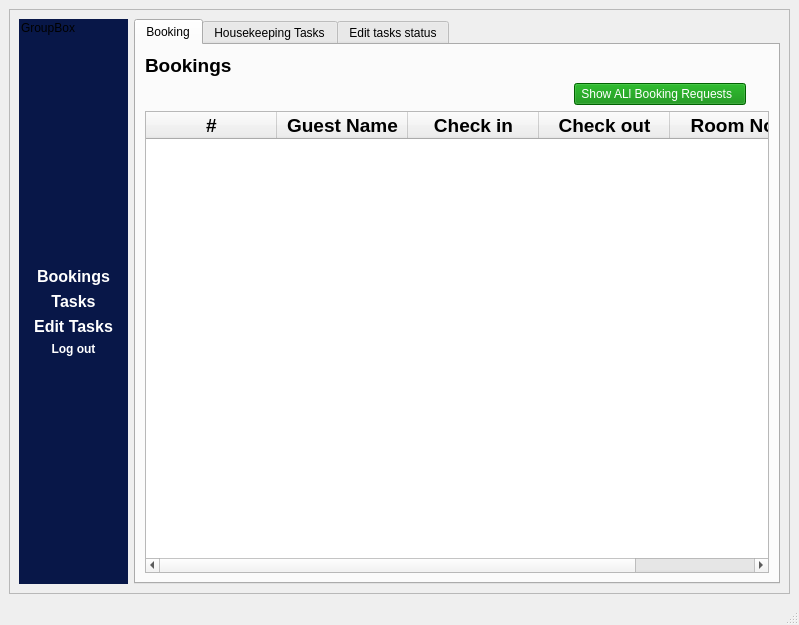
<?xml version="1.0" encoding="UTF-8"?>
<ui version="4.0">
 <class>MainWindow</class>
 <widget class="QMainWindow" name="MainWindow">
  <property name="geometry">
   <rect>
    <x>0</x>
    <y>0</y>
    <width>799</width>
    <height>625</height>
   </rect>
  </property>
  <property name="windowTitle">
   <string>MainWindow</string>
  </property>
  <widget class="QWidget" name="centralwidget">
   <layout class="QGridLayout" name="gridLayout">
    <item row="0" column="0">
     <widget class="QScrollArea" name="scrollArea">
      <property name="widgetResizable">
       <bool>true</bool>
      </property>
      <widget class="QWidget" name="scrollAreaWidgetContents">
       <property name="geometry">
        <rect>
         <x>0</x>
         <y>0</y>
         <width>777</width>
         <height>563</height>
        </rect>
       </property>
       <layout class="QGridLayout" name="gridLayout_5">
        <item row="0" column="0">
         <layout class="QGridLayout" name="gridLayout_2">
          <item row="0" column="0">
           <widget class="QGroupBox" name="groupBox">
            <property name="styleSheet">
             <string notr="true">QGroupBox {
	
	background-color: rgb(8, 23, 72);
border:none;
}</string>
            </property>
            <property name="title">
             <string>GroupBox</string>
            </property>
            <layout class="QGridLayout" name="gridLayout_4">
             <item row="0" column="0">
              <layout class="QVBoxLayout" name="verticalLayout">
               <item>
                <widget class="QPushButton" name="pushButton_13">
                 <property name="styleSheet">
                  <string notr="true">QPushButton{
	color: rgb(255, 255, 255);
	background-color: rgb(8, 23, 72);
border: none;
outline: none;
	font: 75 italic 18pt &quot;Segoe UI&quot;;
}
QPushButton::hover
{

	background-color: rgb(0, 85, 255);
}</string>
                 </property>
                 <property name="text">
                  <string/>
                 </property>
                </widget>
               </item>
               <item>
                <widget class="QPushButton" name="pushButton">
                 <property name="font">
                  <font>
                   <family>Segoe UI</family>
                   <pointsize>12</pointsize>
                   <weight>75</weight>
                   <italic>false</italic>
                   <bold>true</bold>
                  </font>
                 </property>
                 <property name="styleSheet">
                  <string notr="true">QPushButton{
	color: rgb(255, 255, 255);
	background-color: rgb(8, 23, 72);
border: none;
outline: none;
	font: 75 italic 12pt &quot;Segoe UI&quot;;
font:Bold;
}
QPushButton::hover
{

	background-color: rgb(0, 85, 255);
}</string>
                 </property>
                 <property name="text">
                  <string>  Bookings  </string>
                 </property>
                 <property name="shortcut">
                  <string/>
                 </property>
                </widget>
               </item>
               <item>
                <widget class="QPushButton" name="pushButton_2">
                 <property name="font">
                  <font>
                   <family>Segoe UI</family>
                   <pointsize>12</pointsize>
                   <weight>75</weight>
                   <italic>false</italic>
                   <bold>true</bold>
                  </font>
                 </property>
                 <property name="styleSheet">
                  <string notr="true">QPushButton{
	color: rgb(255, 255, 255);
	background-color: rgb(8, 23, 72);
border: none;
outline: none;
	font: 75 italic 12pt &quot;Segoe UI&quot;;
font:Bold;
}
QPushButton::hover
{

	background-color: rgb(0, 85, 255);
}</string>
                 </property>
                 <property name="text">
                  <string>Tasks</string>
                 </property>
                </widget>
               </item>
               <item>
                <widget class="QPushButton" name="pushButton_3">
                 <property name="font">
                  <font>
                   <family>Segoe UI</family>
                   <pointsize>12</pointsize>
                   <weight>75</weight>
                   <italic>false</italic>
                   <bold>true</bold>
                  </font>
                 </property>
                 <property name="styleSheet">
                  <string notr="true">QPushButton{
	color: rgb(255, 255, 255);
	background-color: rgb(8, 23, 72);
border: none;
outline: none;
	font: 75 italic 12pt &quot;Segoe UI&quot;;
font:Bold;
}
QPushButton::hover
{

	background-color: rgb(0, 85, 255);
}</string>
                 </property>
                 <property name="text">
                  <string>Edit Tasks</string>
                 </property>
                </widget>
               </item>
               <item>
                <widget class="QPushButton" name="pushButton_4">
                 <property name="styleSheet">
                  <string notr="true">QPushButton{
	color: rgb(255, 255, 255);
	background-color: rgb(8, 23, 72);
border: none;
outline: none;
	font: 75 italic 12pt &quot;Segoe UI&quot;;
font:Bold;
}
QPushButton::hover
{

	background-color: rgb(0, 85, 255);
}</string>
                 </property>
                 <property name="text">
                  <string>Log out</string>
                 </property>
                </widget>
               </item>
              </layout>
             </item>
            </layout>
           </widget>
          </item>
          <item row="0" column="1">
           <widget class="QTabWidget" name="tabWidget">
            <property name="styleSheet">
             <string notr="true"/>
            </property>
            <property name="currentIndex">
             <number>0</number>
            </property>
            <widget class="QWidget" name="tab">
             <attribute name="title">
              <string>Booking</string>
             </attribute>
             <layout class="QGridLayout" name="gridLayout_3" columnstretch="10,0,0,0,0">
              <item row="1" column="3">
               <widget class="QLabel" name="label_4">
                <property name="font">
                 <font>
                  <family>Segoe UI</family>
                  <pointsize>14</pointsize>
                  <weight>50</weight>
                  <italic>false</italic>
                  <bold>false</bold>
                 </font>
                </property>
                <property name="text">
                 <string/>
                </property>
               </widget>
              </item>
              <item row="2" column="0" colspan="5">
               <widget class="QTableWidget" name="tableWidget_2">
                <attribute name="horizontalHeaderDefaultSectionSize">
                 <number>131</number>
                </attribute>
                <column>
                 <property name="text">
                  <string>#</string>
                 </property>
                 <property name="font">
                  <font>
                   <family>Segoe UI</family>
                   <pointsize>14</pointsize>
                   <weight>75</weight>
                   <bold>true</bold>
                  </font>
                 </property>
                 <property name="textAlignment">
                  <set>AlignCenter</set>
                 </property>
                </column>
                <column>
                 <property name="text">
                  <string>Guest Name</string>
                 </property>
                 <property name="font">
                  <font>
                   <family>Segoe UI</family>
                   <pointsize>14</pointsize>
                   <weight>75</weight>
                   <bold>true</bold>
                  </font>
                 </property>
                 <property name="textAlignment">
                  <set>AlignCenter</set>
                 </property>
                </column>
                <column>
                 <property name="text">
                  <string>Check in</string>
                 </property>
                 <property name="font">
                  <font>
                   <family>Segoe UI</family>
                   <pointsize>14</pointsize>
                   <weight>75</weight>
                   <bold>true</bold>
                  </font>
                 </property>
                 <property name="textAlignment">
                  <set>AlignCenter</set>
                 </property>
                </column>
                <column>
                 <property name="text">
                  <string>Check out</string>
                 </property>
                 <property name="font">
                  <font>
                   <family>Segoe UI</family>
                   <pointsize>14</pointsize>
                   <weight>75</weight>
                   <bold>true</bold>
                  </font>
                 </property>
                 <property name="textAlignment">
                  <set>AlignCenter</set>
                 </property>
                </column>
                <column>
                 <property name="text">
                  <string>Room No.</string>
                 </property>
                 <property name="font">
                  <font>
                   <pointsize>14</pointsize>
                   <weight>75</weight>
                   <bold>true</bold>
                  </font>
                 </property>
                </column>
               </widget>
              </item>
              <item row="0" column="0" colspan="2">
               <widget class="QLabel" name="label_2">
                <property name="font">
                 <font>
                  <family>Segoe UI</family>
                  <pointsize>14</pointsize>
                  <weight>75</weight>
                  <italic>false</italic>
                  <bold>true</bold>
                 </font>
                </property>
                <property name="styleSheet">
                 <string notr="true">QLabel{
font-weight:bold;
}</string>
                </property>
                <property name="text">
                 <string>Bookings</string>
                </property>
               </widget>
              </item>
              <item row="1" column="1" colspan="2">
               <widget class="QPushButton" name="pushButton_5">
                <property name="styleSheet">
                 <string notr="true">QPushButton {
	
	font: 75 10pt &quot;Segoe UI&quot;;
	
	background-color: rgb(0, 136, 0);
	color: rgb(255, 255, 255);
 }

QPushButton::hover
{

	
	background-color: rgb(0, 255, 0);
}</string>
                </property>
                <property name="text">
                 <string> Show ALl Booking Requests   </string>
                </property>
               </widget>
              </item>
             </layout>
            </widget>
            <widget class="QWidget" name="tab_2">
             <attribute name="title">
              <string>Housekeeping Tasks</string>
             </attribute>
             <layout class="QGridLayout" name="gridLayout_6">
              <item row="0" column="0">
               <widget class="QLabel" name="label_47">
                <property name="font">
                 <font>
                  <family>Segoe UI</family>
                  <pointsize>14</pointsize>
                  <weight>75</weight>
                  <italic>false</italic>
                  <bold>true</bold>
                 </font>
                </property>
                <property name="styleSheet">
                 <string notr="true">QLabel{
font-weight:bold;
}</string>
                </property>
                <property name="text">
                 <string>Tasks</string>
                </property>
               </widget>
              </item>
              <item row="1" column="0" colspan="2">
               <widget class="QTableWidget" name="tableWidget_9">
                <column>
                 <property name="text">
                  <string>#</string>
                 </property>
                 <property name="font">
                  <font>
                   <family>Segoe UI</family>
                   <pointsize>14</pointsize>
                  </font>
                 </property>
                 <property name="textAlignment">
                  <set>AlignCenter</set>
                 </property>
                </column>
                <column>
                 <property name="text">
                  <string>Date</string>
                 </property>
                 <property name="font">
                  <font>
                   <family>Segoe UI</family>
                   <pointsize>14</pointsize>
                  </font>
                 </property>
                 <property name="textAlignment">
                  <set>AlignCenter</set>
                 </property>
                </column>
                <column>
                 <property name="text">
                  <string>Task</string>
                 </property>
                 <property name="font">
                  <font>
                   <family>Segoe UI</family>
                   <pointsize>14</pointsize>
                  </font>
                 </property>
                 <property name="textAlignment">
                  <set>AlignCenter</set>
                 </property>
                </column>
                <column>
                 <property name="text">
                  <string>Satuts</string>
                 </property>
                 <property name="font">
                  <font>
                   <family>Segoe UI</family>
                   <pointsize>14</pointsize>
                  </font>
                 </property>
                 <property name="textAlignment">
                  <set>AlignCenter</set>
                 </property>
                </column>
               </widget>
              </item>
              <item row="2" column="1">
               <widget class="QPushButton" name="pushButton_9">
                <property name="styleSheet">
                 <string notr="true">QPushButton {
	
	font: 75 16pt &quot;Segoe UI&quot;;
	
	background-color: rgb(0, 136, 0);
	color: rgb(255, 255, 255);
 }

QPushButton::hover
{

	
	background-color: rgb(0, 255, 0);
}</string>
                </property>
                <property name="text">
                 <string>Edit Tasks status</string>
                </property>
               </widget>
              </item>
              <item row="0" column="1">
               <widget class="QPushButton" name="pushButton_12">
                <property name="styleSheet">
                 <string notr="true">QPushButton {
	
	font: 75 16pt &quot;Segoe UI&quot;;
	
	background-color: rgb(0, 136, 0);
	color: rgb(255, 255, 255);
 }

QPushButton::hover
{

	
	background-color: rgb(0, 255, 0);
}</string>
                </property>
                <property name="text">
                 <string>Show all assigned tasks</string>
                </property>
               </widget>
              </item>
             </layout>
            </widget>
            <widget class="QWidget" name="tab_3">
             <attribute name="title">
              <string>Edit tasks status</string>
             </attribute>
             <widget class="QWidget" name="layoutWidget">
              <property name="geometry">
               <rect>
                <x>9</x>
                <y>8</y>
                <width>551</width>
                <height>441</height>
               </rect>
              </property>
              <layout class="QGridLayout" name="gridLayout_7">
               <item row="0" column="0">
                <widget class="QLabel" name="label_52">
                 <property name="maximumSize">
                  <size>
                   <width>16777215</width>
                   <height>50</height>
                  </size>
                 </property>
                 <property name="font">
                  <font>
                   <family>Segoe UI</family>
                   <pointsize>14</pointsize>
                   <weight>75</weight>
                   <italic>false</italic>
                   <bold>true</bold>
                  </font>
                 </property>
                 <property name="styleSheet">
                  <string notr="true">QLabel{
font-weight:bold;
}</string>
                 </property>
                 <property name="text">
                  <string>Edit Tasks Status</string>
                 </property>
                </widget>
               </item>
               <item row="1" column="0">
                <widget class="QLabel" name="label_54">
                 <property name="maximumSize">
                  <size>
                   <width>16777215</width>
                   <height>100</height>
                  </size>
                 </property>
                 <property name="font">
                  <font>
                   <family>Segoe UI</family>
                   <pointsize>14</pointsize>
                   <weight>50</weight>
                   <italic>false</italic>
                   <bold>false</bold>
                  </font>
                 </property>
                 <property name="text">
                  <string>&lt;html&gt;&lt;head/&gt;&lt;body&gt;&lt;p&gt;&lt;span style=&quot; font-weight:600;&quot;&gt;Task Number&lt;/span&gt;&lt;/p&gt;&lt;/body&gt;&lt;/html&gt;</string>
                 </property>
                </widget>
               </item>
               <item row="1" column="1">
                <widget class="QLineEdit" name="lineEdit_33">
                 <property name="font">
                  <font>
                   <family>Segoe UI</family>
                   <pointsize>11</pointsize>
                  </font>
                 </property>
                 <property name="placeholderText">
                  <string>Enter Task Number</string>
                 </property>
                </widget>
               </item>
               <item row="2" column="0">
                <widget class="QPushButton" name="pushButton_10">
                 <property name="font">
                  <font>
                   <family>Segoe UI</family>
                   <pointsize>16</pointsize>
                   <weight>9</weight>
                   <italic>false</italic>
                   <bold>false</bold>
                  </font>
                 </property>
                 <property name="styleSheet">
                  <string notr="true">QPushButton {
	
	font: 75 16pt &quot;Segoe UI&quot;;
	
	background-color: rgb(0, 136, 0);
	color: rgb(255, 255, 255);
 }

QPushButton::hover
{

	
	background-color: rgb(0, 255, 0);
}</string>
                 </property>
                 <property name="text">
                  <string>Cancel</string>
                 </property>
                </widget>
               </item>
               <item row="2" column="2">
                <widget class="QPushButton" name="pushButton_11">
                 <property name="styleSheet">
                  <string notr="true">QPushButton {
	
	font: 75 16pt &quot;Segoe UI&quot;;
	
	background-color: rgb(0, 136, 0);
	color: rgb(255, 255, 255);
 }

QPushButton::hover
{

	
	background-color: rgb(0, 255, 0);
}</string>
                 </property>
                 <property name="text">
                  <string>Mark as Done</string>
                 </property>
                </widget>
               </item>
              </layout>
             </widget>
            </widget>
           </widget>
          </item>
         </layout>
        </item>
       </layout>
      </widget>
     </widget>
    </item>
   </layout>
  </widget>
  <widget class="QMenuBar" name="menubar">
   <property name="geometry">
    <rect>
     <x>0</x>
     <y>0</y>
     <width>799</width>
     <height>20</height>
    </rect>
   </property>
  </widget>
  <widget class="QStatusBar" name="statusbar"/>
 </widget>
 <resources/>
 <connections/>
</ui>
